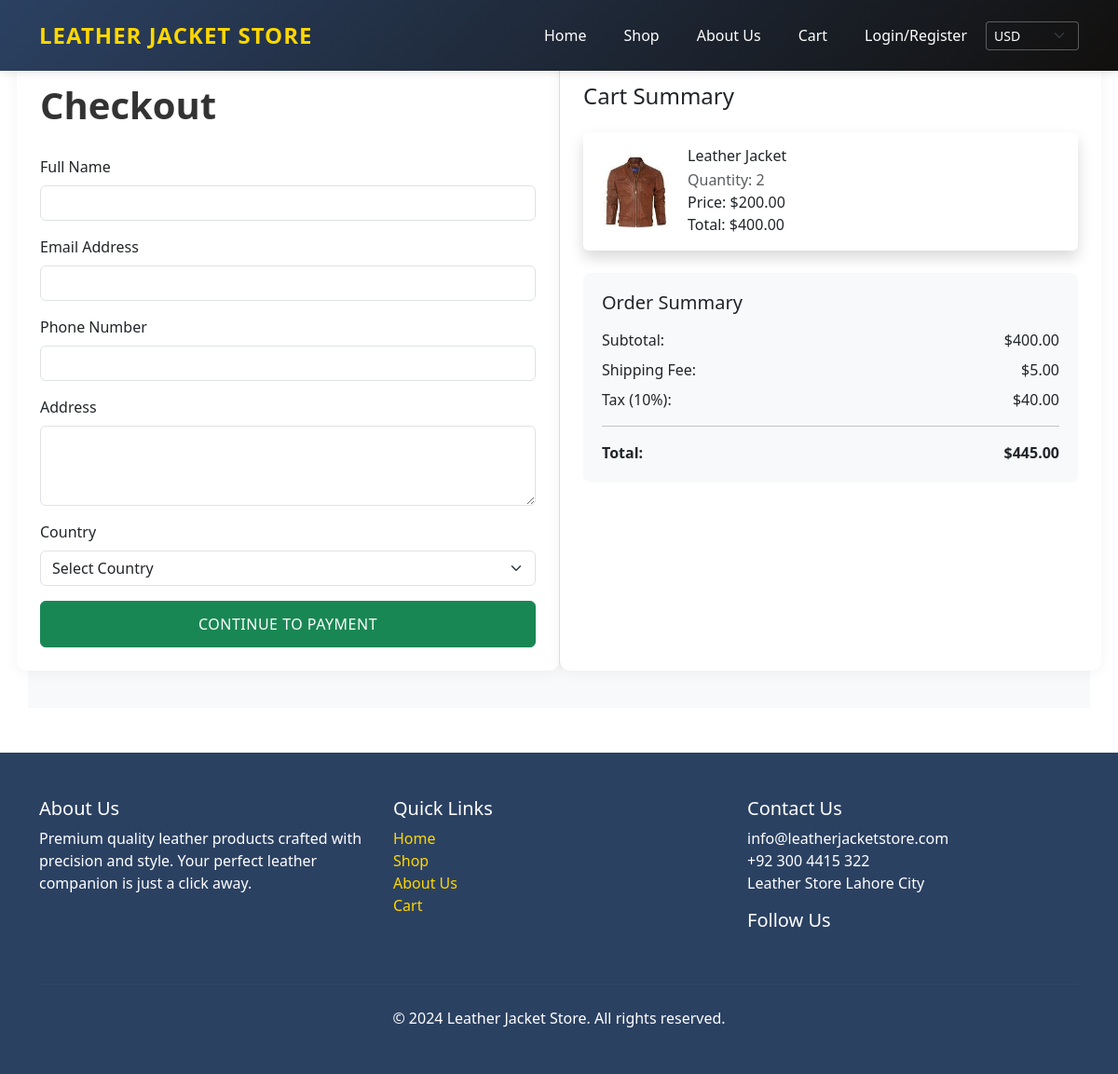
/checkout/ (signed in), run on an earlier commit of the app's database.
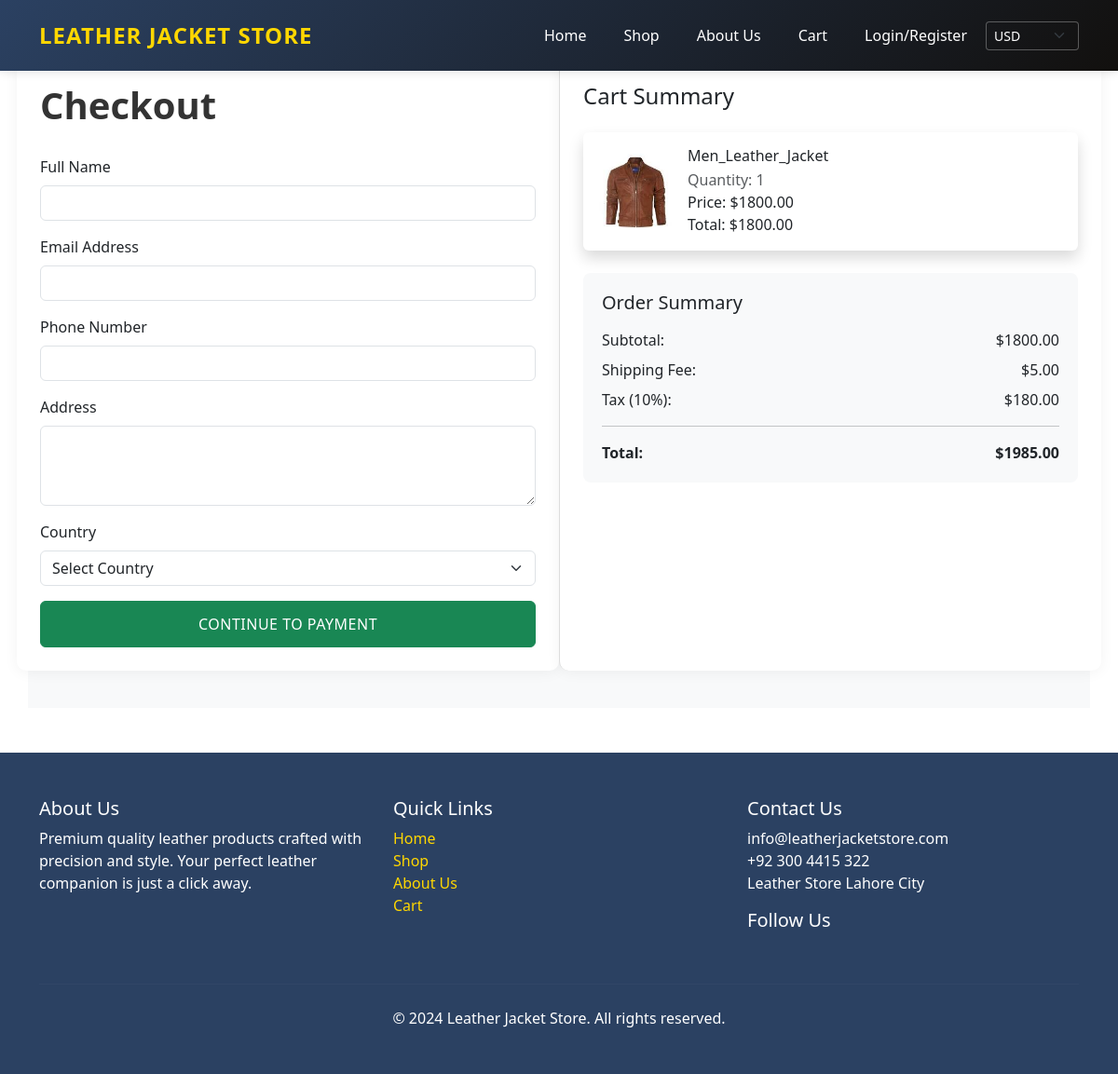
And on a later commit of the database.
### Store/models.py (models this page shows, shortened)
class CartItem(models.Model):
    user = models.ForeignKey(User, on_delete=models.CASCADE, null=True, blank=True)
    cart = models.ForeignKey(Cart, on_delete=models.CASCADE)
    product = models.ForeignKey(Product, on_delete=models.CASCADE)
    quantity = models.PositiveIntegerField(default=1)
    price = models.DecimalField(max_digits=10, decimal_places=2)
    created_at = models.DateTimeField(auto_now_add=True)
    def get_total_price(self):
        return self.price * self.quantity
    def __str__(self):
        return f"{self.quantity}x {self.product.name}"

class Product(models.Model):
    CATEGORY_CHOICES = [
        ('Men Jackets', 'Men Jackets'),
        ('Women Jackets', 'Women Jackets'),
        ('Kids Jackets', 'Kids Jackets'),
        ('Men Shorts', 'Men Shorts'),
        ('Women Shorts', 'Women Shorts'),
        ('Men Caps', 'Men Caps'),
        ('Men Purse', 'Men Purse'),
        ('Women Purse', 'Women Purse'),
        ('Watch Straps', 'Watch Straps'),
    ]
    name = models.CharField(max_length=200)
    description = models.TextField()
    price = models.DecimalField(max_digits=10, decimal_places=2)
    discount_price = models.DecimalField(max_digits=10, decimal_places=2, null=True, blank=True)
    image = models.ImageField(upload_to='products/')
    category = models.CharField(max_length=100, choices=CATEGORY_CHOICES)
    discount_percentage = models.DecimalField(max_digits=5, decimal_places=2, default=0)
    created_at = models.DateTimeField(auto_now_add=True)
    updated_at = models.DateTimeField(auto_now=True)

### Store/views.py (the view, shortened to what this page needs)
# urls.py: path('checkout/', views.checkout, name='checkout'),
@login_required
def checkout(request):
    cart_items = CartItem.objects.filter(user=request.user)
    if not cart_items.exists():
        messages.error(request, 'Your cart is empty')
        return redirect('view_cart')
    cart_subtotal = sum(item.get_total_price() for item in cart_items)
    shipping_fee = Decimal('5.00')
    tax_amount = cart_subtotal * Decimal('0.10')
    final_total = cart_subtotal + shipping_fee + tax_amount
    context = {
        'cart_items': cart_items,
        'cart_subtotal': cart_subtotal,
        'shipping_fee': shipping_fee,
        'tax_amount': tax_amount,
        'final_total': final_total,
    }
    return render(request, 'Store/checkout.html', context)

### Store/templates/Store/checkout.html (shortened to what the changed rows need)
<!DOCTYPE html>
<html lang="en">
<head>
    <link href="https://cdn.jsdelivr.net/npm/bootstrap@5.3.0-alpha1/dist/css/bootstrap.min.css" rel="stylesheet">
    <link rel="stylesheet" href="https://cdnjs.cloudflare.com/ajax/libs/font-awesome/6.0.0/css/all.min.css">
</head>
<body>
    <div class="container checkout-page mt-4">
        <div class="row">
            <div class="col-md-6 form-container">
                <h1 class="checkout-title">Checkout</h1>
            </div>
            <div class="col-md-6 cart-section">
                <div id="cartItemsList" class="mb-4">
                    {% if cart_items %}
                        {% for item in cart_items %}
                        <div class="card mb-3">
                            <div class="card-body d-flex align-items-center">
                                <img src="{{ item.product.image.url }}" alt="{{ item.product.name }}"
                                     class="me-3" style="width: 80px; height: 80px; object-fit: cover;">
                                <div class="flex-grow-1">
                                    <h6 class="card-title mb-1">{{ item.product.name }}</h6>
                                    <p class="mb-0 text-muted">Quantity: {{ item.quantity }}</p>
                                    <p class="mb-0">Price: ${{ item.price }}</p>
                                    <p class="mb-0">Total: ${{ item.get_total_price }}</p>
                                </div>
                            </div>
                        </div>
                        {% endfor %}
                    {% else %}
                        <div class="alert alert-info">Your cart is empty.</div>
                    {% endif %}
                </div>
                <div class="order-summary">
                    <div class="d-flex justify-content-between mb-2">
                        <span>Subtotal:</span>
                        <span>${{ cart_subtotal|floatformat:2 }}</span>
                    </div>
                    <div class="d-flex justify-content-between mb-2">
                        <span>Tax (10%):</span>
                        <span>${{ tax_amount|floatformat:2 }}</span>
                    </div>
                    <div class="d-flex justify-content-between fw-bold">
                        <span>Total:</span>
                        <span>${{ final_total|floatformat:2 }}</span>
                    </div>
                </div>
            </div>
        </div>
    </div>
</body>
</html>

What changed in the data, as far as the page shows it:
removed CartItem: product.image (picture), product.name "Leather Jacket", quantity "2", price "200.00", get_total_price "400.00"
added CartItem: product.image (picture), product.name "Men_Leather_Jacket", quantity "1", price "1800.00", get_total_price "1800.00"
Also different on the page:
{{ cart_subtotal|floatformat:2 }}: "400.00" → "1800.00"
{{ tax_amount|floatformat:2 }}: "40.00" → "180.00"
{{ final_total|floatformat:2 }}: "445.00" → "1985.00"
